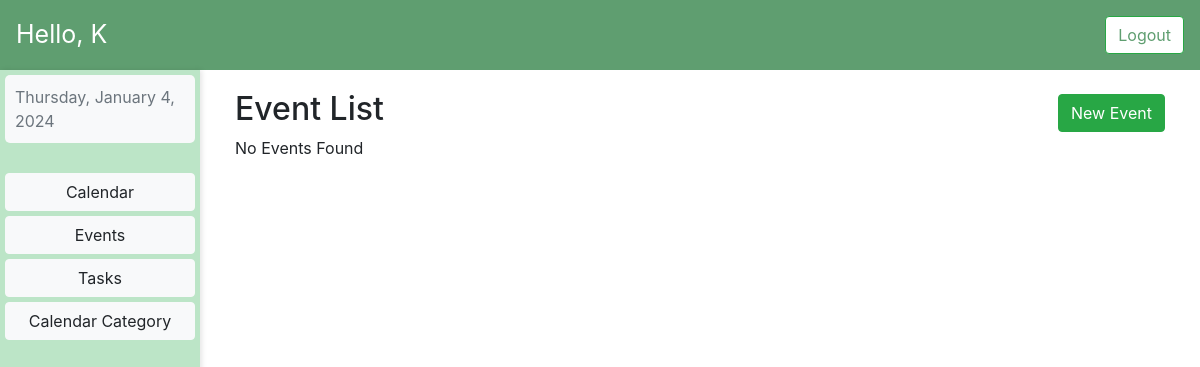
Page /events/ (signed in) on the earlier database version.
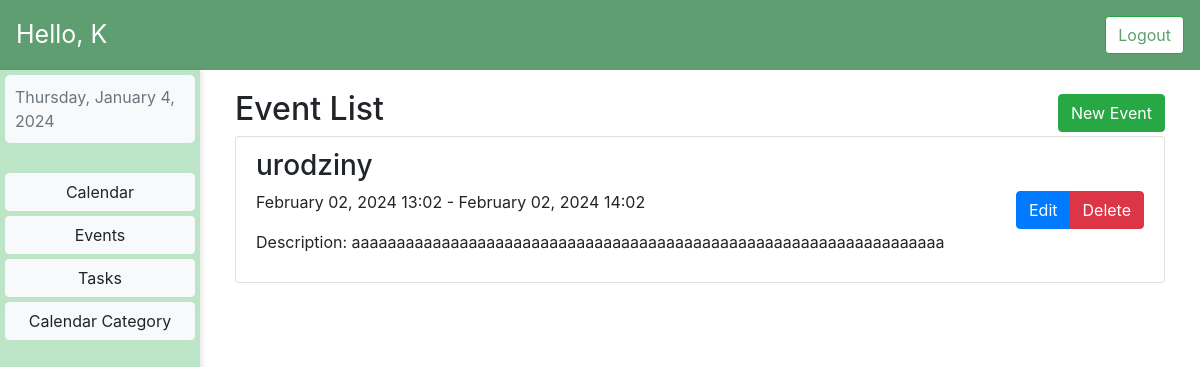
Same page on the later database version.
### MyCalendar/models.py (models this page shows)
class Event(models.Model):
    user = models.ForeignKey(User, on_delete=models.CASCADE)
    title = models.CharField(max_length=200)
    description = models.TextField(blank=True)
    start_date = models.DateTimeField(default=timezone.now)
    end_date = models.DateTimeField(default=timezone.now() + timezone.timedelta(hours=1))
    calendar = models.ForeignKey(Calendar, on_delete=models.CASCADE)
    notification = models.TimeField(default=timezone.timedelta(hours=1))

### MyCalendar/views.py (the view)
# urls.py: path('events/', events_view, name='events'),
def events_view(request):
    template_name = 'events.html'
    now = datetime.now()
    events = Event.objects.filter(user=request.user, end_date__gt=now)
    context = {'object_list': events}
    return render(request, template_name, context)

### templates/events.html (shortened to what this page needs)
{% extends 'dashboard.html' %}
{% load static %}
{% block styles %}
    <link rel="stylesheet" type="text/css" href="{% static 'css/dashboard.css' %}">
    <link href="{% static 'calender/main.css' %}" rel="stylesheet" />
{% endblock %}
{% block dynamic_content %}
    <div class="row mar">
         <div class="col-md-12">
             <div class="d-flex justify-content-between align-items-center">
                <h2 class="mr-auto">Event List</h2>
                <a href="{% url 'add_event' %}" class="btn btn-success ml-auto">New Event</a>
            </div>
            <ul class="list-group">
                {% for event in object_list  %}
                    <li class="list-group-item">
                        <div class="d-flex justify-content-between align-items-center">
                            <div>
                                <h3>{{ event.title }}</h3>
                                <p>{{ event.start_date|date:"F d, Y H:i" }} - {{ event.end_date|date:"F d, Y H:i" }}</p>
                                {% if event.description %}
                                    <p>Description: {{ event.description }}</p>
                                {% endif %}
                            </div>
                            <div class="btn-group" role="group" aria-label="Event Actions">
                                <a href="{% url 'edit_event' event.id %}" class="btn btn-primary">Edit</a>
                                <a href="{% url 'delete_event' event.id %}" class="btn btn-danger">Delete</a>
                            </div>
                        </div>
                    </li>
                {% empty %}
                    <p>No Events Found</p>
                {% endfor %}
            </ul>
        </div>
    </div>
{% endblock %}

Differences in the rows shown:
added Event: title "urodziny", start_date "February 02, 2024 13:02", end_date "February 02, 2024 14:02", description "aaaaaaaaaaaaaaaaaaaaaaaaaaaaaaaaaaaaaaaaaaaaaaaaaaaaaaaaaaaaaaaaaa"
Other differences:
text no longer shown: "No Events Found"
